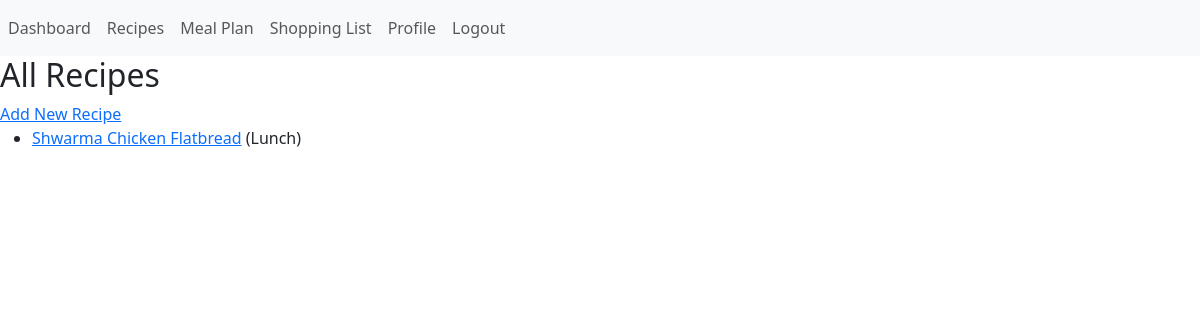
Page /recipes/ (signed in) on the earlier database version.
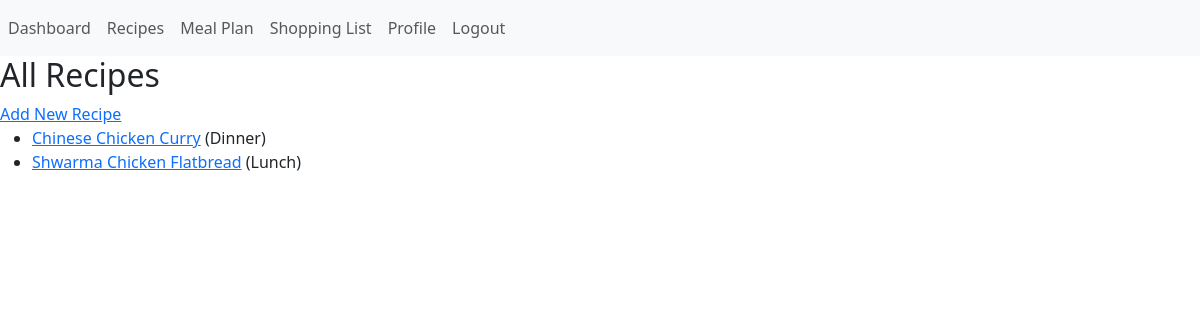
Same page on the later database version.
### wfd/models.py (models this page shows, shortened)
class Recipe(models.Model):
    CATEGORY_CHOICES = [
        ('breakfast', 'Breakfast'),
        ('lunch', 'Lunch'),
        ('dinner', 'Dinner'),
        ('snack', 'Snack'),
        ('dessert', 'Dessert'),
    ]
    title = models.CharField(max_length = 255)
    user = models.ForeignKey(User, on_delete=models.CASCADE)
    ingredients = models.TextField(help_text = "Enter each ingredient on a new line.")
    method= models.TextField()
    tags = models.CharField(max_length=20, choices= CATEGORY_CHOICES)
    created_at = models.DateTimeField(auto_now_add=True)

### wfd/views.py (the view)
# urls.py: path('recipes/', views.recipe_list, name='recipe_list'),
@login_required
def recipe_list(request):
    recipes = Recipe.objects.all().order_by('-created_at')
    return render(request, 'recipes/recipe_list.html', {'recipes': recipes})

### wfd/templates/recipes/recipe_list.html
{% extends "base.html" %}
{% block content %}
    <h2>All Recipes</h2>
    <a href="{% url 'add_recipe' %}">Add New Recipe</a>
    <ul>
        {% for recipe in recipes %}
            <li>
                <a href="{% url 'recipe_detail' recipe.id %}">{{ recipe.title }}</a>
                ({{ recipe.get_tags_display }})
            </li>
        {% empty %}
            <li>No recipes added yet.</li>
        {% endfor %}
    </ul>
{% endblock %}

Differences in the rows shown:
added Recipe: title "Chinese Chicken Curry", tags "Dinner"
